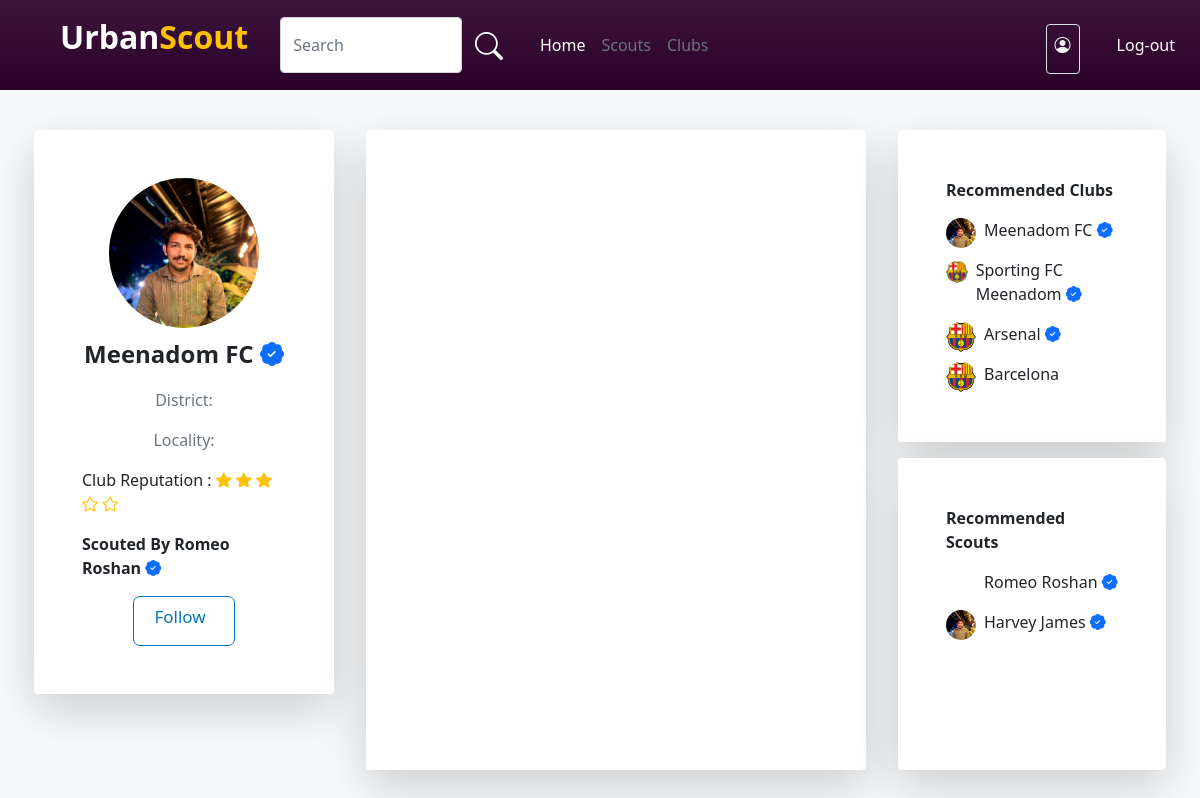
The app's page /clubhome/13, older data.
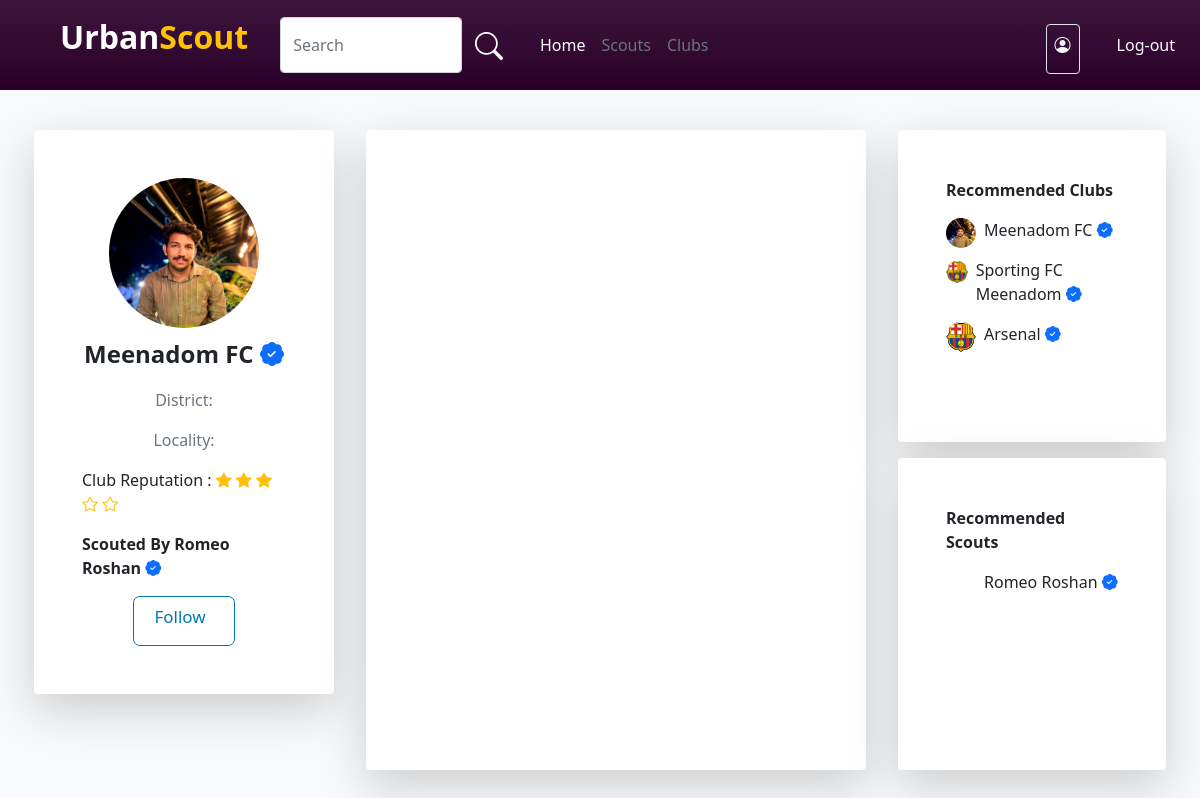
The same page, newer data.
### account/models.py (models this page shows)
class User(AbstractUser):
    username=models.CharField(max_length=32, blank=True, null=True)
    USERNAME_FIELD = 'email'
    email = models.EmailField(unique=True)
    img=models.ImageField(upload_to='pics',default='https://img.freepik.com/free-icon/man_318-677829.jpg',null=True)
    is_player=models.BooleanField('is_player',default=False)
    is_club=models.BooleanField('is_club',default=False)
    is_scout=models.BooleanField('is_scout',default=False)
    player_dob = models.DateField(("Date of Birth"), default=date.today, validators=[validate_dob])
    player_pos = models.CharField(("Position"),default='',max_length=30,choices=Pos_Choice)
    district = models.CharField(("District"),default='',max_length=20,choices=District_Choice)
    locality = models.CharField(("Locality"),default='',max_length=50,blank=True)
    player_foot = models.CharField(("Prefered Foot"),default='',max_length=10,choices=Foot_Choice)
    player_ability = models.IntegerField(("Ability"),default=0,choices=Ability_Choice)
    club_reputation = models.IntegerField(("Club Reputation"),default=0,choices=Ability_Choice)
    player_potential = models.IntegerField(("Potential"),default=0,choices=Ability_Choice)
    desc=models.CharField(("Description"),max_length=100, default='')
    club_name=models.CharField((("Club Name")),default='',max_length=30)
    scouted_by=models.CharField(max_length=30,default='')
    REQUIRED_FIELDS = []

### account/views.py (the view)
# urls.py: path('clubhome/<int:user_id>',views.clubHome,name="clubHome"),
def clubHome(request,user_id):
    players=User.objects.filter(is_player=True)
    clubs = User.objects.filter(is_club=True)
    scout=User.objects.filter(is_scout=True)
    ability_range = range(0, 5)
    feeds=NewFeeds.objects.filter(user_id=user_id).order_by('-id')
    ability_range = range(0, 5)
    club=User.objects.filter(id=user_id)
    return render(request,'ClubHome.html',{'club':club,'abilityRange':ability_range,'playerdata':players,'clubdata':clubs,'scout':scout,'feeds':feeds})

### template/ClubHome.html (shortened to what this page needs)
{% load static %}
<!DOCTYPE html>
<html lang="en">
<head>
    <link rel="stylesheet" href="{% static 'style.css' %}">
    <link href="https://cdn.jsdelivr.net/npm/bootstrap@5.0.2/dist/css/bootstrap.min.css" rel="stylesheet"
>
    <link rel="stylesheet" href="https://cdn.jsdelivr.net/npm/bootstrap-icons@1.10.5/font/bootstrap-icons.css">
</head>
<body class="bg-light">
    {% if user.is_scout %}
    <nav class="navbar player-navbar navbar-expand-lg">
        <div class="container-fluid">
            <a class="ms-5 navbar-brand d-flex fs-2 fw-bold" href="#">
                <p class="text-white">Urban</p>
                <p class="text-warning">Scout</p>
            </a>
            <button class="navbar-toggler" type="button" data-bs-toggle="collapse" data-bs-target="#navbarNav"
                aria-controls="navbarNav" aria-expanded="false" aria-label="Toggle navigation">
                <span class="navbar-toggler-icon"></span>
            </button>
            <div class="collapse navbar-collapse" id="navbarNav">
                <div class="ms-3 d-flex w-50">
                    <input type="text" class="form-control" placeholder="Search">
                    <button class="btn shadow-none"><i class="bi bi-search fs-3 text-white"></i></button>
                </div>
                <div class="ms-3">
                    <ul class="navbar-nav me-auto mb-2 mb-lg-0">
                        <li class="nav-item">
                            <a class="nav-link  text-white" aria-current="page" href="{% url 'index' %}">Home</a>
                        </li>
                        <li class="nav-item">
                            <a class="nav-link text-secondary" aria-current="page"
                                href="{% url 'ScoutClub' %}">Clubs</a>
                        </li>
                        <li class="nav-item">
                            <a class="nav-link text-secondary" aria-current="page"
                                href="{% url 'ScoutPlayer' %}">Players</a>
                        </li>
                    </ul>
                </div>
                <div class="d-flex w-100 justify-content-start justify-content-sm-end">
                    <div class="border rounded p-2 pb-0 mt-2 ms-3">
                        <p class="text-light "><i class="bi bi-binoculars-fill"></i> {{user.first_name}}</p>
                    </div>
                    <a class="d-flex flex-column justify-content-center text-decoration-none"
                        href="{% url 'logout' %}"><button class="btn text-white ms-4">Log-out</button></a>
                </div>
            </div>
        </div>
    </nav>
    {% else %}
    <nav class="navbar player-navbar navbar-expand-lg">
        <div class="container-fluid">
            <a class="ms-5 navbar-brand d-flex fs-2 fw-bold" href="#">
                <p class="text-white">Urban</p>
                <p class="text-warning">Scout</p>
            </a>
            <div class="collapse navbar-collapse" id="navbarNav">
                <div class="ms-3 d-flex w-50">
                    <input type="text" class="form-control" placeholder="Search">
                    <button class="btn shadow-none"><i class="bi bi-search fs-3 text-white"></i></button>
                </div>
                <div class="ms-3">
                    <ul class="navbar-nav me-auto mb-2 mb-lg-0">
                        <li class="nav-item">
                            <a class="nav-link  text-white" aria-current="page" href="{% url 'index' %}">Home</a>
                        </li>
                        <li class="nav-item">
                            <a class="nav-link text-secondary" aria-current="page"
                                href="{% url 'PlayerScout' %}">Scouts</a>
                        </li>
                        <li class="nav-item">
                            <a class="nav-link text-secondary" aria-current="page"
                                href="{% url 'player-club' %}">Clubs</a>
                        </li>
                    </ul>
                </div>
                <div class="d-flex w-100 justify-content-start justify-content-sm-end">
                    <div class="border rounded p-2 pb-0 mt-2 ms-3">
                        <p class="text-light "><i class="bi bi-person-circle"></i> {{user.first_name}}</p>
                    </div>
                    <a class="d-flex flex-column justify-content-center text-decoration-none"
                        href="{% url 'logout' %}"><button class="btn text-white ms-4">Log-out</button></a>
                </div>
            </div>
        </div>
    </nav>
    {% endif %}
    {% for i in club %}
    <div class="d-flex flex-wrap justify-content-center mt-4">
        <div class="col-lg-3 h-50 col-12 m-3 p-5 rounded bg-white shadow-lg position-sticky">
            <div class="">
                <div class="d-flex justify-content-center">
                    <div class="">
                        <img class="rounded-circle img-width " src={{i.img.url}} alt="">
                    </div>
                </div>
                <div class="text-center">
                    <p class="text-dark mt-2 fs-4 fw-bold">{{i.club_name}} {% if i.scouted_by != '' %}
                        <i class="bi bi-patch-check-fill text-primary"></i>
                        {% endif %}
                    </p>
                    <p class="text-secondary">District: {{i.district}}</p>
                    <p class="text-secondary">Locality: {{i.locality}}</p>
                </div>
                <div>
                    <p>Club Reputation :{% with reputation=i.club_reputation %} {% for j in abilityRange %}
                        {% if j < reputation %} <i class="bi bi-star-fill text-warning"></i>
                            {% else %}
                            <i class="bi bi-star text-warning"></i>
                            {% endif %}
                            {% endfor %}
                            {% endwith %}
                    </p>
                    {% if i.scouted_by != '' %}
                    <p class="fw-bold">Scouted By {{i.scouted_by}} <i class="bi bi-patch-check-fill text-primary"></i>
                    </p>
                    {% endif %}
                    <div class="d-flex justify-content-center">
                        <button class="followbutton p-4" data-follow-id="{{ i.id }}">
                            <p class="">Follow</p>
                        </button>
                    </div>
                </div>
            </div>
        </div>
        <div class="col-lg-5 col-12 player-feeds m-3 p-5 rounded bg-white shadow-lg">
        </div>
        {% endfor %}
        {% if user.is_scout %}
        <div class="col-lg-3 col-12">
            <div class="m-3 p-5  player-recomendation rounded bg-white shadow-lg">
                <div>
                    <p class="fw-bold">Recommended Players</p>
                    {% for Players in playerdata %}
                    <a class="text-decoration-none text-dark" href="{% url 'player-home' Players.id %}">
                        <div class="d-flex">
                            <div class="rec-img-club">
                                <img class="w-100 rounded-circle" src="{{Players.img.url}}" alt="">
                            </div>
                            <p class="ms-2">{{Players.first_name}} {{Players.last_name}}{% if Players.scouted_by != ''%}
                                <i class="bi bi-patch-check-fill text-primary"></i>
                                {% endif %}
                            </p>
                            </p>
                        </div>
                    </a>
                    {% endfor %}
                </div>
            </div>
            <div class="m-3 p-5  player-recomendation rounded bg-white shadow-lg">
                <div>
                    <p class="fw-bold">Recommended Clubs</p>
                    {% for clubs in clubdata %}
                    {% if clubs.is_staff == 0 %}
                    <a class="text-decoration-none text-dark" href="{% url 'clubHome' clubs.id %}">
                        <div class="d-flex">
                            <div class="rec-img-club">
                                <img class="w-100 rounded-circle" src="{{clubs.img.url}}" alt="">
                            </div>
                            <p class="ms-2">{{clubs.club_name}} <i class="bi bi-patch-check-fill text-primary"></i></p>
                        </div>
                    </a>
                    {% endif %}
                    {% endfor %}
                </div>
            </div>
        </div>
        {% else %}
        <div class="col-lg-3 col-12">
            <div class="m-3 p-5 rounded player-recomendation bg-white shadow-lg">
                <div>
                    <p class="fw-bold">Recommended Clubs</p>
                    {% for clubs in clubdata %}
                    <a class="text-decoration-none text-dark" href="{% url 'clubHome' clubs.id %}">
                        <div class="d-flex">
                            <div class="rec-img-club">
                                <img class="w-100 rounded-circle" src="{{clubs.img.url}}" alt="">
                            </div>
                            <p class="ms-2">{{clubs.club_name}}{% if clubs.scouted_by != '' %}
                                <i class="bi bi-patch-check-fill text-primary"></i>
                                {% endif %}
                            </p>
                        </div>
                    </a>
                    {% endfor %}
                </div>
            </div>
            <div class="m-3 p-5 rounded player-recomendation bg-white shadow-lg">
                <div>
                    <p class="fw-bold">Recommended Scouts</p>
                    {% for scouts in scout %}
                    {% if scouts.is_staff == 0 %}
                    <a class="text-decoration-none text-dark" href="{% url 'scout-home' scouts.id %}">
                        <div class="d-flex">
                            <div class="rec-img-club">
                                <img class="w-100 rounded-circle" src="{{scouts.img.url}}" alt="">
                            </div>
                            <p class="ms-2">{{scouts.first_name}} {{scouts.last_name}} <i
                                    class="bi bi-patch-check-fill text-primary"></i></p>
                        </div>
                    </a>
                    {% endif %}
                    {% endfor %}
                </div>
            </div>
        </div>
        {% endif %}
    </div>
</body>
</html>

### static/style.css (style rules this page uses)
.player-navbar { background: linear-gradient(rgb(60, 21, 60), rgb(41, 0, 41)); }
.img-width { width: 150px; height: 150px; }
.rec-img-club { width: 30px; height: 30px; }
.player-feeds { height: 80vh; overflow-y: scroll; position: relative; }
.player-recomendation { height: 39vh; overflow-y: scroll; position: relative; }
.followbutton { background-color: #fff; border: 1px solid #0077b5; padding: 5px; position: relative; width: 6em; height: 2em; transition: 0.5s; font-size: 17px; border-radius: 0.4em; }
.followbutton p { position: absolute; top: 0.4em; left: 1.2em; margin: 0; padding: 0; transition: .5s; color: #0077b5; }

Row changes from the older to the newer data that the page shows:
removed User: img (picture), club_name "Barcelona"
removed User: img (picture), first_name "Harvey", last_name "James"
